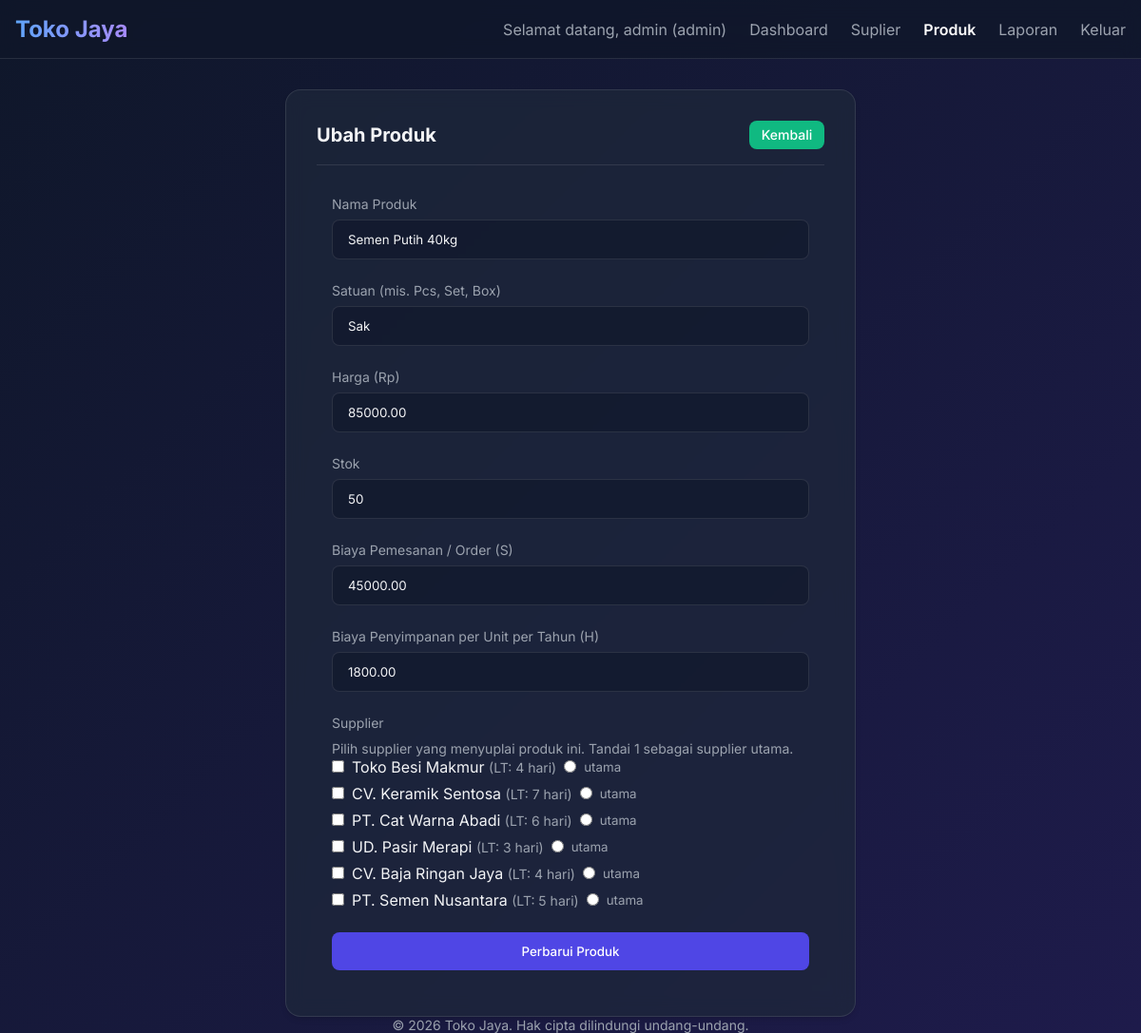
The app's page /public/products/edit/2 (signed in) with its own data.
### tables this page shows
CREATE TABLE IF NOT EXISTS `products` (
  `id` int(11) NOT NULL AUTO_INCREMENT,
  `name` varchar(255) NOT NULL,
  `unit` varchar(50) NOT NULL,
  `price` decimal(15,2) NOT NULL,
  `stock` int(11) NOT NULL DEFAULT '0',
  `ordering_cost` decimal(15,2) NOT NULL DEFAULT '0',
  `holding_cost` decimal(15,2) NOT NULL DEFAULT '0',
  `created_at` datetime NOT NULL,
  `updated_at` datetime NOT NULL,
  PRIMARY KEY (`id`)
);

CREATE TABLE IF NOT EXISTS `suppliers` (
  `id` int(11) NOT NULL AUTO_INCREMENT,
  `name` varchar(255) NOT NULL,
  `address` text NOT NULL,
  `phone` varchar(50) NOT NULL,
  `email` varchar(255) DEFAULT NULL,
  `default_lead_time` int(11) NOT NULL DEFAULT 7 COMMENT 'Estimasi waktu pengiriman default (hari)',
  `created_at` datetime NOT NULL,
  `updated_at` datetime NOT NULL,
  PRIMARY KEY (`id`)
);

### app/core/Controller.php (called while the page is built, shortened)
<?php
class Controller {
    public function view($view, $data = []) {
        require_once '../app/views/layouts/main.php';
    }
    public function model($model) {
        return new $model;
    }
}

### app/controllers/ProductController.php (called while the page is built, shortened)
<?php
class ProductController extends Controller {
    public function edit($id) {
        $productModel = $this->model('Product');
        $supplierModel = $this->model('Supplier');
        $psModel = $this->model('ProductSupplier');
        $data['product'] = $productModel->getProductById($id);
        $data['suppliers'] = $supplierModel->getAllSuppliers();
        $data['product_suppliers'] = $psModel->getSupplierIdsByProduct($id);
        $data['error'] = '';
        $this->view('products/edit', $data);
    }
}

### app/core/Database.php (called while the page is built, shortened)
<?php
class Database {
    private $host = DB_HOST;
    private $user = DB_USER;
    private $pass = DB_PASS;
    private $db_name = DB_NAME;
    private $dbh;
    private $stmt;
    public function __construct() {
        $dsn = 'mysql:host=' . $this->host . ';dbname=' . $this->db_name;
        $options = [
            PDO::ATTR_PERSISTENT => true,
            PDO::ATTR_ERRMODE => PDO::ERRMODE_EXCEPTION
        ];
        try {
            $this->dbh = new PDO($dsn, $this->user, $this->pass, $options);
        } catch(PDOException $e) {
            die("DB Connection Error: " . $e->getMessage());
        }
    }
    public function query($query) {
        $this->stmt = $this->dbh->prepare($query);
    }
    public function bind($param, $value, $type = null) {
        if (is_null($type)) {
            switch(true) {
                default:
                    $type = PDO::PARAM_STR;
            }
        }
        $this->stmt->bindValue($param, $value, $type);
    }
    public function execute() {
        return $this->stmt->execute();
    }
    public function resultSet() {
        $this->execute();
        return $this->stmt->fetchAll(PDO::FETCH_ASSOC);
    }
    public function single() {
        $this->execute();
        return $this->stmt->fetch(PDO::FETCH_ASSOC);
    }
}

### app/models/Product.php (called while the page is built, shortened)
<?php
class Product {
    private $db;
    public function __construct() {
        $this->db = new Database;
    }
    public function getProductById($id) {
        $this->db->query('SELECT * FROM products WHERE id = :id');
        $this->db->bind(':id', $id);
        return $this->db->single();
    }
}

### app/models/Supplier.php (called while the page is built, shortened)
<?php
class Supplier {
    private $db;
    public function __construct() {
        $this->db = new Database;
    }
    public function getAllSuppliers() {
        $this->db->query('SELECT * FROM suppliers ORDER BY id DESC');
        return $this->db->resultSet();
    }
}

### app/views/products/edit.php (the view, shortened to what this page needs)
<div class="d-flex justify-content-center">
    <div class="w-100" style="max-width: 600px;">
        <div class="card">
            <div class="card-header">
                <h2 class="text-xl fw-bold">Ubah Produk</h2>
                <a href="<?= BASEURL; ?>/products" class="btn btn-secondary btn-sm">Kembali</a>
            </div>
            <div class="card-body">
                <form action="<?= BASEURL; ?>/products/edit/<?= $data['product']['id']; ?>" method="POST">
                    <div class="form-group">
                        <label for="name" class="form-label">Nama Produk</label>
                        <input type="text" name="name" id="name" class="form-control" value="<?= htmlspecialchars($data['product']['name']); ?>" required autocomplete="off">
                    </div>
                    <div class="form-group">
                        <label for="unit" class="form-label">Satuan (mis. Pcs, Set, Box)</label>
                        <input type="text" name="unit" id="unit" class="form-control" value="<?= htmlspecialchars($data['product']['unit']); ?>" required autocomplete="off">
                    </div>
                    <div class="form-group">
                        <label for="price" class="form-label">Harga (Rp)</label>
                        <input type="number" name="price" id="price" class="form-control" value="<?= htmlspecialchars($data['product']['price']); ?>" required>
                    </div>
                    <div class="form-group">
                        <label for="stock" class="form-label">Stok</label>
                        <input type="number" name="stock" id="stock" class="form-control" value="<?= htmlspecialchars($data['product']['stock']); ?>" required>
                    </div>
                    <div class="form-group">
                        <label for="ordering_cost" class="form-label">Biaya Pemesanan / Order (S)</label>
                        <input type="number" name="ordering_cost" id="ordering_cost" class="form-control" value="<?= htmlspecialchars($data['product']['ordering_cost'] ?? 0); ?>" required>
                    </div>
                    <div class="form-group">
                        <label for="holding_cost" class="form-label">Biaya Penyimpanan per Unit per Tahun (H)</label>
                        <input type="number" name="holding_cost" id="holding_cost" class="form-control" value="<?= htmlspecialchars($data['product']['holding_cost'] ?? 0); ?>" required>
                    </div>
                    <div class="form-group">
                        <label class="form-label">Supplier</label>
                        <small class="text-muted text-sm d-block mb-2">Pilih supplier yang menyuplai produk ini. Tandai 1 sebagai supplier utama.</small>
                        <?php
                            $selectedIds = array_column($data['product_suppliers'] ?? [], 'supplier_id');
                            $primaryId = null;
                        ?>
                        <?php if (!empty($data['suppliers'])): ?>
                            <?php foreach ($data['suppliers'] as $supplier): ?>
                            <div class="d-flex align-items-center gap-2 mb-2">
                                <input type="checkbox" name="supplier_ids[]" value="<?= $supplier['id']; ?>" id="supplier_<?= $supplier['id']; ?>" <?= in_array($supplier['id'], $selectedIds) ? 'checked' : ''; ?>>
                                <label for="supplier_<?= $supplier['id']; ?>" style="margin:0; cursor:pointer;"><?= htmlspecialchars($supplier['name']); ?> <span class="text-muted text-sm">(LT: <?= $supplier['default_lead_time']; ?> hari)</span></label>
                                <input type="radio" name="primary_supplier_id" value="<?= $supplier['id']; ?>" <?= ($primaryId == $supplier['id']) ? 'checked' : ''; ?> title="Supplier Utama">
                                <small class="text-muted">utama</small>
                            </div>
                            <?php endforeach; ?>
                        <?php else: ?>
                            <p class="text-muted text-sm">Belum ada supplier.</p>
                        <?php endif; ?>
                    </div>
                    <button type="submit" class="btn btn-primary btn-block mt-4">Perbarui Produk</button>
                </form>
            </div>
        </div>
    </div>
</div>

### public/css/style.css (style rules this page uses)
:root { --primary-color: #4f46e5; --primary-hover: #4338ca; --secondary-color: #10b981; --secondary-hover: #059669; --danger-color: #ef4444; --danger-hover: #dc2626; --dark-bg: #111827; --darker-bg: #0f172a; --card-bg: rgba(30, 41, 59, 0.7); --text-main: #f3f4f6; --text-muted: #9ca3af; --border-color: rgba(255, 255, 255, 0.1); --glass-shadow: 0 4px 6px -1px rgba(0, 0, 0, 0.1), 0 2px 4px -1px rgba(0, 0, 0, 0.06); }
* { margin: 0; padding: 0; box-sizing: border-box; font-family: "Inter", system-ui, -apple-system, sans-serif; }
body { background: linear-gradient(135deg, var(--darker-bg), #1e1b4b); color: var(--text-main); min-height: 100vh; display: flex; flex-direction: column; }
.text-muted { color: var(--text-muted); }
.fw-bold { font-weight: bold; }
.text-sm { font-size: 0.875rem; }
.text-xl { font-size: 1.25rem; }
.mb-2 { margin-bottom: 0.5rem; }
.mt-4 { margin-top: 1.5rem; }
.d-flex { display: flex; }
.align-items-center { align-items: center; }
.justify-content-center { justify-content: center; }
.gap-2 { gap: 0.5rem; }
.w-100 { width: 100%; }
.card { background: var(--card-bg); backdrop-filter: blur(10px); -webkit-backdrop-filter: blur(10px); border: 1px solid var(--border-color); border-radius: 1rem; padding: 2rem; box-shadow: var(--glass-shadow); transition: transform 0.3s ease, box-shadow 0.3s ease; }
.card-body { padding: 1rem; }
.card-header { border-bottom: 1px solid var(--border-color); padding-bottom: 1rem; margin-bottom: 1rem; display: flex; justify-content: space-between; align-items: center; }
.btn { display: inline-block; padding: 0.75rem 1.5rem; border-radius: 0.5rem; font-weight: 500; text-align: center; cursor: pointer; transition: all 0.3s ease; border: none; outline: none; text-decoration: none; color: white; }
.btn-primary { background: var(--primary-color); }
.btn-secondary { background: var(--secondary-color); }
.btn-sm { padding: 0.4rem 0.8rem; font-size: 0.875rem; }
.btn-block { display: block; width: 100%; }
.form-group { margin-bottom: 1.5rem; text-align: left; }
.form-label { display: block; margin-bottom: 0.5rem; font-size: 0.875rem; color: var(--text-muted); }
.form-control { width: 100%; padding: 0.75rem 1rem; background: rgba(15, 23, 42, 0.6); border: 1px solid var(--border-color); border-radius: 0.5rem; color: var(--text-main); transition: border-color 0.3s ease, box-shadow 0.3s ease; }

### records on screen
products: name "Semen Putih 40kg", unit "Sak", price "85000.00", stock "50", ordering_cost "45000.00", holding_cost "1800.00"
suppliers: name "Toko Besi Makmur", default_lead_time "4"
suppliers: name "CV. Keramik Sentosa", default_lead_time "7"
suppliers: name "PT. Cat Warna Abadi", default_lead_time "6"
suppliers: name "UD. Pasir Merapi", default_lead_time "3"
suppliers: name "CV. Baja Ringan Jaya", default_lead_time "4"
suppliers: name "PT. Semen Nusantara", default_lead_time "5"

### other values on screen
$_SESSION['username'] "admin"
$_SESSION['role'] "admin"
